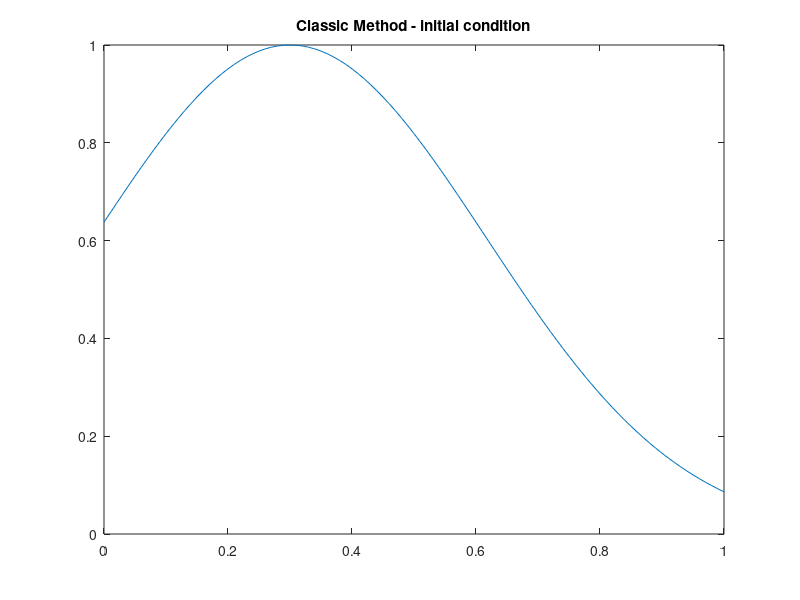

Write the MATLAB code that produced this figure. (Note: this script raises an error after producing the figure.)
%Classic Method
D = 3000;       c = 0.1;
L = 1;          dx = 0.01;      x = 0:dx:L;
tmax = 0.001;   dt = 1e-8;      t = 0:dt:tmax;

rt = (D*dt)/(dx^2);

N = length(x);
M = length(t); 
u = zeros(N,2); 

%left boundary condition
f = @(t) 0;
%right boundary condition
g = @(t) 0;
%initial condition
T = @(x) exp(-5*((x-0.3).^2));

np=((M-1)/1);     %parameter for printing

% initial condition
u(:,1) = T(x);
figure(1)
plot(x,u(:,1));
title('Classic Method - initial condition')
%hold on


for n=1:M-1
    %left boundary condition
    u(1,2) = f(t(n+1));
    
    %interior points
    for i=2:N-1
        uxx = rt*(u(i-1,1)-2*u(i,1)+u(i+1,1));
        cu = c*dt*u(i,1)*(1 - u(i,1));
        u(i,2) = u(i,1) - ux + uxx + cu;
    end
    
    %right boundary condition
    u(N,2) = g(t(n+1));
    
    %update
    u(:,1) = u(:,2);
    
    %plot
    if (mod(n,np)==0)
        figure(2)
        plot(x,u(:,1)); 
        u(1:5,1)
        drawnow
        title('Classic Method')
    end
end
